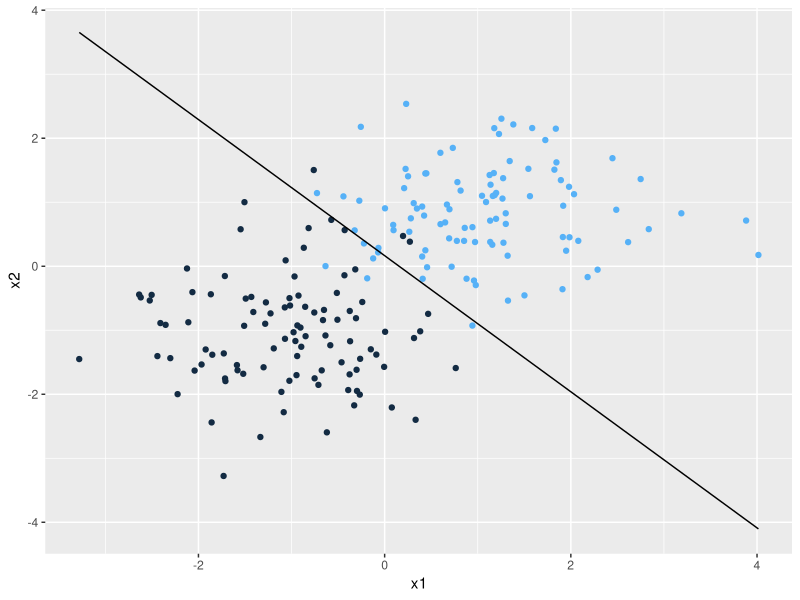
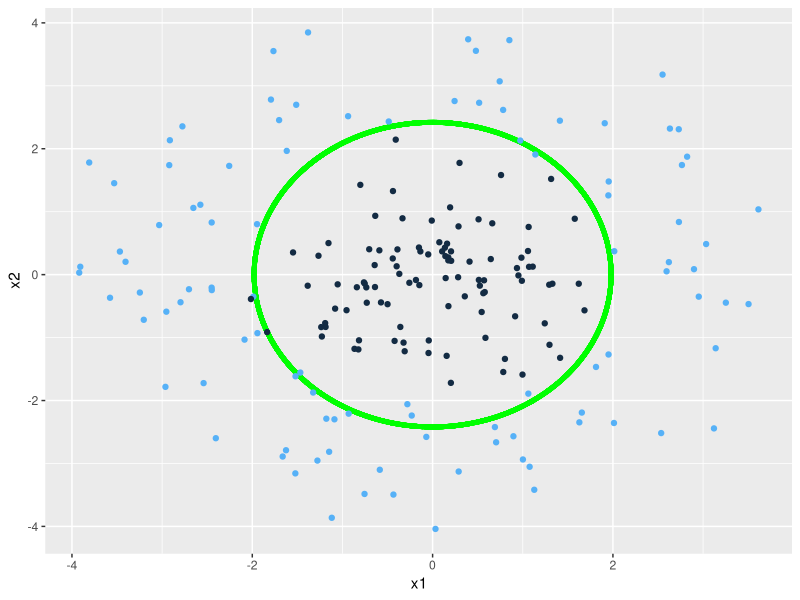

R code for these plots, in order:
## ---- chunk 1
    set.seed(45)
## ---- chunk 2
data <- data.frame(x1 = c(rnorm(n = 100, mean = 1, sd = 0.8), rnorm(n = 100, mean = -1, sd = 0.8)),
                   x2 = c(rnorm(n = 100, mean = 1, sd = 0.8), rnorm(n = 100, mean = -1, sd = 0.8)),
                   y = c(rep(1, 100), rep(-1, 100)))

train_svm <- function(x, y, C = 1, iters=100) {
    l <- 2 / C # This is lambda from the algorithm
    w <- rep(0, ncol(x) + 1)

    # We repeat the SGD algorithm for a better predicition
    for (i in 1:iters) {

        # permuation of the rows of x
        perm <- sample(nrow(x))

        for (j in 1:(nrow(x))) {
            # Step size eta_t
            step <- 1 / (l * j)

            # Need to shuffle the data using the permuation
            yy <- y[perm[j]]
            xx <- x[perm[j], ]

            if (yy * (sum(w * c(1, xx)) < 1)) {
                w <- w + step * (yy * c(1, xx) - l * w)
            } else {
                w <- w - step * l * w
            }
        }
    }
    return(as.vector(w))
}

w <- train_svm(as.matrix(data[,-3]), as.vector(data[,3]))
## ---- chunk 3
library(ggplot2)
boundary <- function(x) {
    -(w[1] + w[2] * x) / w[3]
}


ggplot() + geom_point(data = data, aes(x1, x2, color = y)) + stat_function(fun = boundary) + guides(color = FALSE)

## ---- chunk 4
# Generate circular data
r <- runif(n = 100, min = 0, max = 2 * pi)
data2 <- data.frame(x1 = c(3 * sin(r) + rnorm(n = 100, mean = 0, sd = 0.5), rnorm(n = 100, mean = 0, sd = 0.8)),
                   x2 = c(3 * cos(r) + rnorm(n = 100, mean = 0, sd = 0.5), rnorm(n = 100, mean = 0, sd = 0.8)),
                   y = c(rep(1, 100), rep(-1, 100)))

# SGD algorithm with feature transform support
train_svm_ft <- function(x, y, ft, C = 100, iters=1000) {
    l <- 2 / C # This is lambda from the algorithm
    w <- rep(0, length(ft(x[1,])) + 1)

    # We repeat the SGD algorithm for a better prediction
    for (i in 1:iters) {

        # permuation of the rows of x
        perm <- sample(nrow(x))

        for (j in 1:(nrow(x))) {
            # Step size eta_t
            step <- 1 / (l * j)

            # Need to shuffle the data using the permutation
            yy <- y[perm[j]]
            xx <- ft(x[perm[j], ])

            if (yy * (sum(w * c(1, xx)) < 1)) {
                w <- w + step * (yy * c(1, xx) - l * w)
            } else {
                w <- w - step * l * w
            }
        }
    }
    return(as.vector(w))
}

ft <- function(x) c(x[1]^2, x[2]^2)
w <- train_svm_ft(as.matrix(data2[,-3]), as.vector(data2[,3]), ft)
## ---- chunk 5

r <- runif(n = 10000, min = 0, max = 2 * pi)
ellipse_data <- data.frame(x1 = sqrt((1 - w[1]) / w[2]) * sin(r), x2 = sqrt((1 - w[1])/ w[3]) * cos(r))

ggplot()+ geom_point(data = ellipse_data, aes(x1, x2), size = 1, color = "green") + geom_point(data = data2, aes(x1, x2, color = y)) + guides(color = FALSE)
## ---- chunk 6
library(datasets)
data(iris)

smp_size <- floor(0.75 * nrow(iris))
train_ind <- sample(seq_len(nrow(iris)), size = smp_size)
train <- iris[train_ind, ]
test  <- iris[-train_ind, ]

classes <- unique(iris$Species)
## ---- chunk 7

train_svm_ft <- function(x, y, ft, C = 100, iters=10000, label1 = 1, label2 = -1) {
    l <- 2 / (nrow(x) * C)
    w <- rep(0, length(ft(x[1, ])) + 1)
    for (i in 1:iters) {

        # permutation of the rows of x
        perm <- sample(nrow(x))

        for (j in 1:(nrow(x))) {
            step <- 1 / (l * i)
            # We only want to consider the data for the two given classes 
            # The two classes should be mapped to 1 and -1
            if (y[perm[j]] == label1) {
                yy <- 1
            } else if (y[perm[j]] == label2) {
                yy <- -1
            } else {
                next # Skip this iteration if y value is not needed
            }

            xx <- as.vector(ft(x[perm[j], ]))

            if (yy * (sum(w * c(1, xx))) < 1) {
                w <- w + step * (yy * c(1, xx) - l * w)
            } else {
                w <- w - step * l * w
            }
        }
    }
    return(as.vector(w))
}
## ---- chunk 8
library(parallel)

train_one_vs_one <- function(data, classes, ft) {
    #returns a matrix of all pairs of classes
    pairs <- combn(classes, 2)
    #Train the one vs one classifiers in parallel
    ws <- mclapply(seq_len(ncol(pairs)),
                   function(x) train_svm_ft(as.matrix(data[,-ncol(data)]),
                                            as.vector(data[,ncol(data)]),
                                            ft,
                                            label1 = pairs[1, x],
                                            label2 = pairs[2, x]),
                   mc.cores = 4)
    # Returns the data as a matrix where the columns are the parameters for different svms
    return(matrix(unlist(ws), ncol = ncol(pairs)))
}

ws <- train_one_vs_one(train, classes, identity)
## ---- chunk 9
predict_one_vs_one <- function(ws, x, classes) {
    pairs <- combn(classes, 2)
    votes <- sapply(seq_len(ncol(pairs)), function(i) {
        if (sum(ws[, i] * c(1, x)) > 0) return(as.vector(pairs[1, i]))
        else return(as.vector(pairs[2, i]))
    })
    # Does some magic to return the mode
    return(as.vector(classes[which.max(tabulate(match(votes, classes)))]))
}

# Predict the class of the first element of the testing data
print(predict_one_vs_one(ws, as.numeric(test[1, -1]), classes))
## ---- chunk 10
test_one_vs_one <- function(ws, x, y, classes) {
    res <- unlist(lapply(seq_len(nrow(x)), function(i) {
        if (as.vector(y[i]) == predict_one_vs_one(ws, as.numeric(x[i, ]), classes)) {
            return(1)
        }
        return(0)
    }))
    return(sum(res) / length(res))
}
print(test_one_vs_one(ws, test[, -ncol(test)], test$Species, classes))
